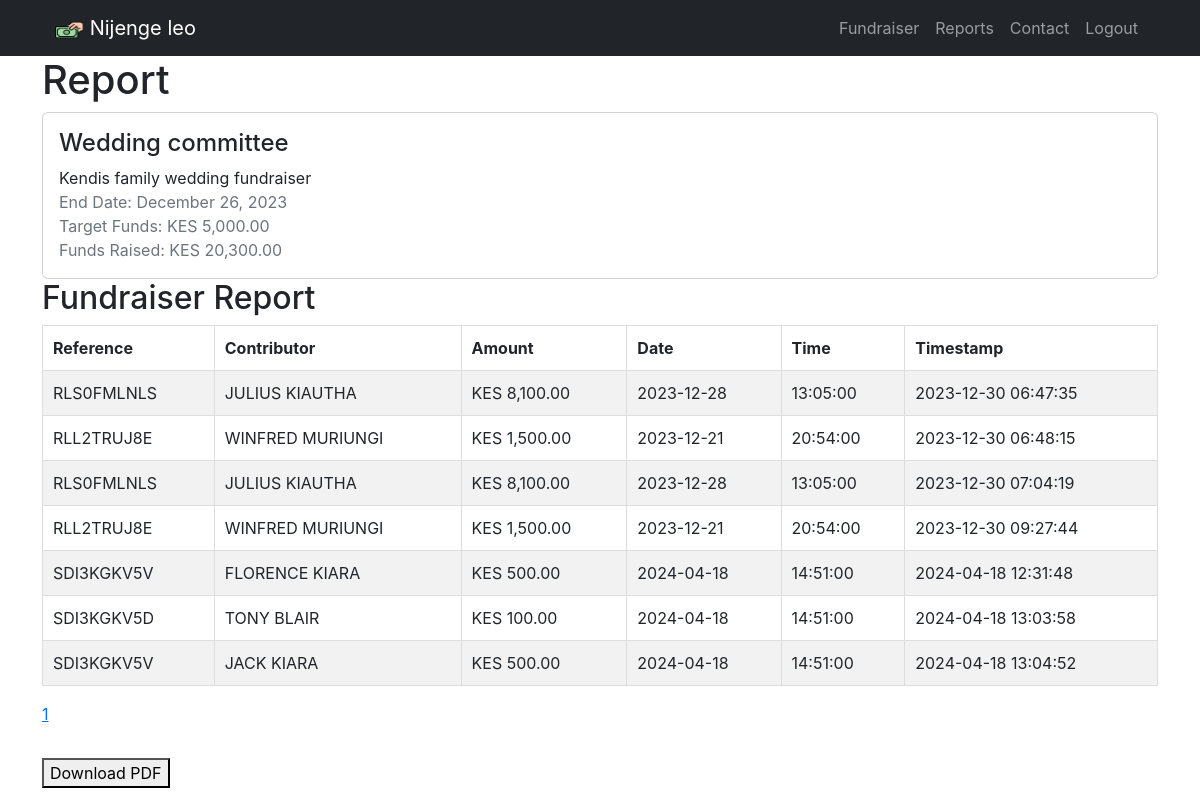
Screenshot of /report/1/page/1 (signed in) with the database file from the repository.
### models.py (models this page shows, shortened)
class Fundraiser(db.Model):
    id = db.Column(db.Integer, primary_key=True)
    user_id = db.Column(db.Integer, db.ForeignKey("user.id"), nullable=False)
    name = db.Column(db.String, nullable=False)
    description = db.Column(db.String)
    end_date = db.Column(db.DateTime, nullable=False)
    target_funds = db.Column(db.Integer, nullable=False)
    user = db.relationship("User", backref=db.backref("fundraisers", lazy=True))
    @property
    def funds_raised(self):
        total = (
            db.session.query(func.sum(Contribution.amount))
            .filter_by(fundraiser_id=self.id)
            .scalar()
        )
        return total or 0

class Contribution(db.Model):
    __tablename__ = 'contributions'
    contribution_id = db.Column(db.Integer, primary_key=True, autoincrement=True)
    fundraiser_id = db.Column(db.Integer, db.ForeignKey('fundraiser.id'), nullable=False)
    contribution_reference = db.Column(db.Text, nullable=False)
    contributor_name = db.Column(db.Text, nullable=False)
    phone_number = db.Column(db.Text, nullable=False)
    amount = db.Column(db.DECIMAL, nullable=False)
    contribution_date = db.Column(db.Date, nullable=False)
    contribution_time = db.Column(db.Time, nullable=False)
    timestamp = db.Column(db.DateTime(timezone=True), server_default=func.now())
    fundraiser = db.relationship('Fundraiser', backref='contributions')
    def to_dict(self):
        return {
            'contribution_reference': self.contribution_reference,
            'contributor_name': self.contributor_name,
            'phone_number': self.phone_number,
            'amount': self.amount,
            'contribution_time': self.contribution_time.strftime("%H:%M:%S"),  # Convert time to string
            'timestamp': self.timestamp.strftime("%Y-%m-%d %H:%M:%S"),  # Convert timestamp to string
            'contribution_date': self.contribution_date.strftime("%Y-%m-%d"),  # Convert date to string
        }

### app.py (the view)
@app.route("/report/<int:fundraiser_id>/page/<int:page_number>")
@login_required
def report(fundraiser_id, page_number):
    try:
        if fundraiser_id == 0:
            return redirect(
                url_for("fundraiser")
            )  # Call create_fundraiser() when fundraiser_id is 0
        fundraiser = Fundraiser.query.get_or_404(fundraiser_id)
        per_page = 10
        start = (page_number - 1) * per_page  # Calculate start index
        contributions = Contribution.query.filter_by(fundraiser_id=fundraiser_id)
        total_contributions = contributions.count()
        total_pages = math.ceil(total_contributions / per_page)
        if start >= total_contributions:
            return "Page number out of range", 404
        results = contributions.limit(per_page).offset(start).all()
        contributions_dicts = [contribution.to_dict() for contribution in results]
        return render_template(
            "report.html",
            fundraiser=fundraiser,
            contributions=contributions_dicts,
            total_pages=total_pages,
            current_page=page_number,
        )
    except Exception as e:
        app.logger.error(f"Error generating report: {str(e)}")
        return error(
            "An error occurred while generating the report. Please try again later.",
            500,
        )

### app.py (called while the page is built)
@app.template_filter("currency_format")
def currency_format(value):
    formatted_value = f"KES {value:,.2f}"  # Format as KES with thousands separator and 2 decimal places
    return formatted_value

### models.py (called while the page is built)
def login_required(func):
    @wraps(func)
    def decorated_function(*args, **kwargs):
        if 'user_id' not in session:
            return redirect(url_for('login'))
        g.user = User.query.get(session['user_id'])  # Retrieve user information
        return func(*args, **kwargs)
    return decorated_function

### templates/report.html (shortened to what this page needs)
{% extends "layout.html" %}
{% block content %}
<div class="container">
    <h1>Report</h1>
  <div class="card">
    <div class="card-body">
      <h4 class="card-title">{{ fundraiser.name }}</h4>
      <p class="card-text">{{ fundraiser.description }}</p>
      <p class="text-muted">
        End Date: {{ fundraiser.end_date.strftime("%B %d, %Y") }}<br>
        Target Funds: {{ fundraiser.target_funds | currency_format }}<br>
        Funds Raised: {{ fundraiser.funds_raised | currency_format }}
      </p>
    </div>
  </div>
  <h2>Fundraiser Report</h2>
  <table id="contributions-table" class="table table-bordered table-striped">
  <thead>
    <tr>
      <th>Reference</th>
      <th>Contributor</th>
      <th>Amount</th>
      <th>Date</th>
      <th>Time</th>
      <th>Timestamp</th>
    </tr>
  </thead>
  <tbody>
    {% for contribution in contributions %}  <tr>
        <td>{{ contribution.contribution_reference }}</td>
        <td>{{ contribution.contributor_name }}</td>
        <td>{{ contribution.amount|currency_format }}</td>
        <td>{{ contribution.contribution_date }}</td>
        <td>{{ contribution.contribution_time }}</td>
        <td>{{ contribution.timestamp }}</td>
      </tr>
    {% endfor %}
  </tbody>
</table>
  <nav aria-label="Page navigation">
    <ul class="pagination">
      {% for page in range(1, total_pages + 1) %}
      {% if page == current_page %}
      <li class="active"><a href="#" data-page-number="{{ page }}">{{ page }}</a></li>
      {% else %}
      <li>
        <a href="{{ url_for('report', fundraiser_id=fundraiser.id, page_number=page) }}" data-page-number="{{ page }}">{{
          page }}</a>
      </li>
      {% endif %}
      {% endfor %}
    </ul>
  </nav>
  <button id="download-pdf">Download PDF</button>
  <pre id="contributions-data" style="display: none;">{{ contributions|tojson }}</pre>  </div>
{% endblock %}

### rows the page displays
Fundraiser: name "Wedding committee", description "Kendis family wedding fundraiser", end_date "December 26, 2023", target_funds "KES 5,000.00"
Contribution: contribution_reference "RLS0FMLNLS", contributor_name "JULIUS KIAUTHA", amount "KES 8,100.00", contribution_date "2023-12-28", contribution_time "13:05:00", timestamp "2023-12-30 06:47:35"
Contribution: contribution_reference "RLL2TRUJ8E", contributor_name "WINFRED MURIUNGI", amount "KES 1,500.00", contribution_date "2023-12-21", contribution_time "20:54:00", timestamp "2023-12-30 06:48:15"
Contribution: contribution_reference "RLS0FMLNLS", contributor_name "JULIUS KIAUTHA", amount "KES 8,100.00", contribution_date "2023-12-28", contribution_time "13:05:00", timestamp "2023-12-30 07:04:19"
Contribution: contribution_reference "RLL2TRUJ8E", contributor_name "WINFRED MURIUNGI", amount "KES 1,500.00", contribution_date "2023-12-21", contribution_time "20:54:00", timestamp "2023-12-30 09:27:44"
Contribution: contribution_reference "SDI3KGKV5V", contributor_name "FLORENCE KIARA", amount "KES 500.00", contribution_date "2024-04-18", contribution_time "14:51:00", timestamp "2024-04-18 12:31:48"
Contribution: contribution_reference "SDI3KGKV5D", contributor_name "TONY BLAIR", amount "KES 100.00", contribution_date "2024-04-18", contribution_time "14:51:00", timestamp "2024-04-18 13:03:58"
Contribution: contribution_reference "SDI3KGKV5V", contributor_name "JACK KIARA", amount "KES 500.00", contribution_date "2024-04-18", contribution_time "14:51:00", timestamp "2024-04-18 13:04:52"

### other values shown
{{ fundraiser.funds_raised | currency_format }} "KES 20,300.00"
{{ page }} "1"
